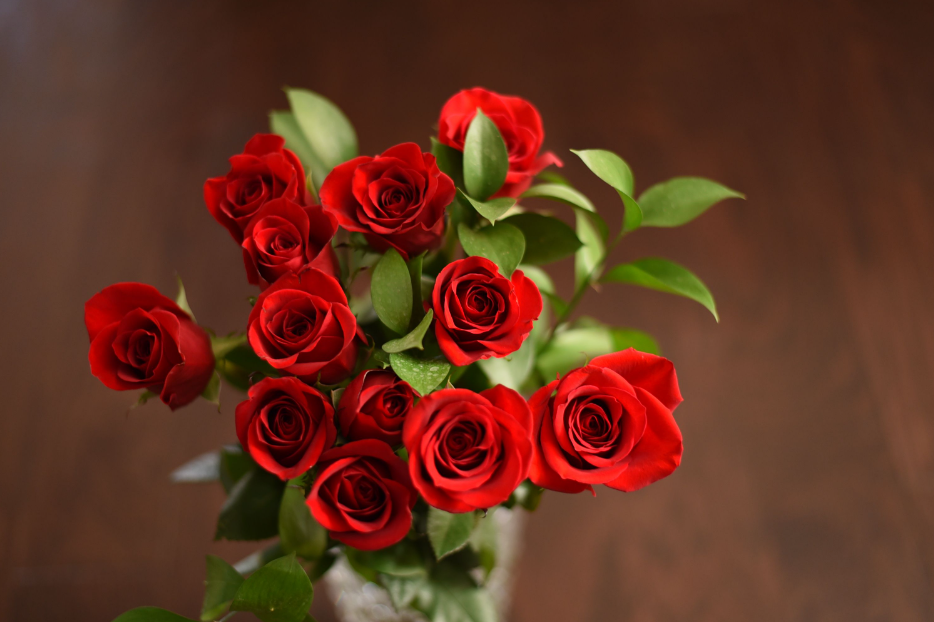
#> input picture testing/exp2/imgRef/xx.png, 934 x 622 px
$ python main.py
#> lines starting #> are read from the running program, lines starting #| are printed output that depends on the picture; after the words box and inside, x2 and y2 are one past the last pixel; in counts of white or black regions, pixels touching at a corner belong together
import cv2 as cv
import numpy as np

# wrap all this code in a function
def findImageMatches(baseImagePath, isolatedImagePath, thresholdVal, mode, lineColor = (0, 0, 255)):

    # define imgs as variables
#> called with baseImagePath = './imgRef/xx.png', isolatedImagePath = './imgRef/yy.png', thresholdVal = 0.3, mode = 'rectangles', lineColor = (0, 255, 0)
    baseImage = cv.imread(baseImagePath, cv.IMREAD_UNCHANGED)
#> baseImage is the input picture: shape (622, 934, 4); mean B, G, R, A 32.7, 51, 99.2, 255
    isolatedImage = cv.imread(isolatedImagePath, cv.IMREAD_UNCHANGED)
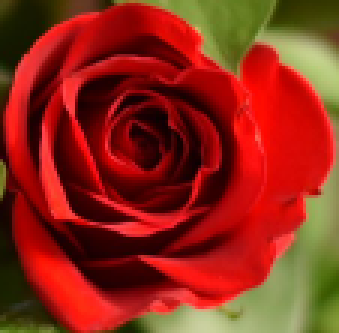
#> input picture testing/exp2/imgRef/yy.png, 113 x 111 px (shown 3 times larger)
#> isolatedImage is the input picture: shape (111, 113, 4); mean B, G, R, A 23.7, 40.8, 143.1, 255
    # save dimenshions of Pea Shooter img
    isolatedImageW = isolatedImage.shape[1]
#> isolatedImageW = 113
    isolatedImageH = isolatedImage.shape[0]
#> isolatedImageH = 111

    # set a threshold for matching accuracy
    threshold = thresholdVal

    # match isolatedImage against baseImage with 1 of the following methods
    # TM_CCOEFF, TM_CCOEFF_NORMED, TM_CCORR, TM_CCORR_NORMED, TM_SQDIFF, TM_SQDIFF_NORMED
    method = cv.TM_CCOEFF_NORMED
    result = cv.matchTemplate(baseImage, isolatedImage, method)
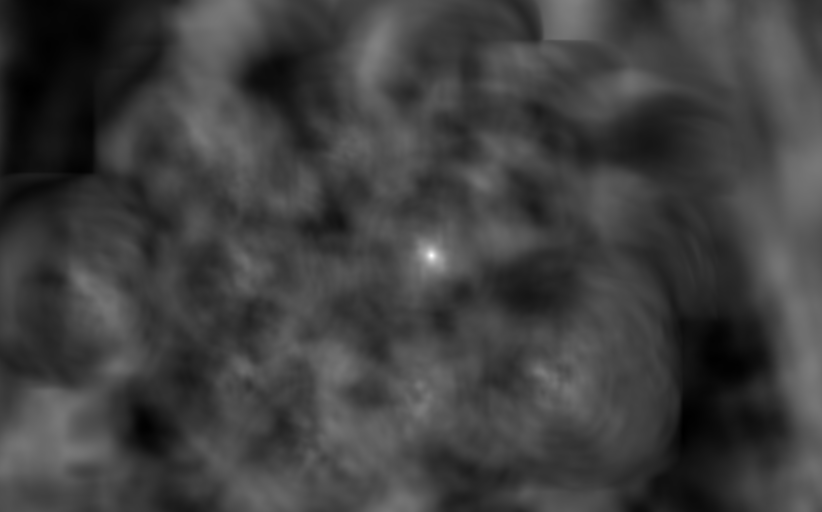
#> result: shape (512, 822) float32; min -0.349, max 1, mean -0.0115; drawn with min black and max white

    # Get all positions from the match result that exceed the threshold
    locations = np.where(result >= threshold)
#> locations = 1231 positions, rows 0 to 408, columns 369 to 580
    # refine the locations array to just return x and y coordinates of each matched location
    locations = list(zip(*locations[::-1]))
#> locations = 1231 pairs, first value 369 to 580, second value 0 to 408

    # create list of rectangles [x, y, w, h] (so they can be grouped together)
    rectangles = []
    for l in locations:
        rect = [int(l[0]), int(l[1]), isolatedImageW, isolatedImageH]
        # Add every box to the list twice in order to retain single (non-overlapping) boxes
        rectangles.append(rect)
        rectangles.append(rect)
#> this loop made 1231 passes
#> rect on passes 1 to 3: [559, 0, 113, 111], [560, 0, 113, 111], [561, 0, 113, 111]
#> after the loop, rectangles = 2462 items, first 6: [559, 0, 113, 111], [559, 0, 113, 111], [560, 0, 113, 111], [560, 0, 113, 111], [561, 0, 113, 111], [561, 0, 113, 111]

    # group rectangles that are close to each other where 3rd parameter controls how close together they must be to be grouped
    rectangles, weights = cv.groupRectangles(rectangles, 1, 0.5)
#> rectangles = [[569, 7, 113, 111], [376, 45, 113, 111], [431, 256, 113, 111], [542, 372, 113, 111], [421, 408, 113, 111]]; weights = [522, 408, 1526, 2, 4]

    points = []
    if len(rectangles):
        # set rect properties
        lineColor = lineColor # (B,G,R)
        lineThickness = 2
        lineType = cv.LINE_8
        markerColor = lineColor # (B,G,R)
        markerType = cv.MARKER_CROSS
        markerSize = 30
        markerThickness = 2

        # loop over each location
        for (x, y, w, h) in rectangles:

            if mode == "rectangles":
                # determine rect pos
                topLeft = (x, y)
                bottomRight = (x + w, y + h)
                # draw the box
                cv.rectangle(baseImage, topLeft, bottomRight, lineColor, lineThickness, lineType)

            elif mode == "points":
                # get center of rect
                centerX = x + int(w/2)
                centerY = y + int(h/2)
                # save points
                points.append((centerX, centerY))
                # draw the center point
                cv.drawMarker(baseImage, (centerX, centerY), markerColor, markerType, markerSize, markerThickness)
#> this loop made 5 passes
#> (x, y, bottomRight) on passes 1 to 5: (569, 7, (682, 118)), (376, 45, (489, 156)), (431, 256, (544, 367)), (542, 372, (655, 483)), (421, 408, (534, 519))
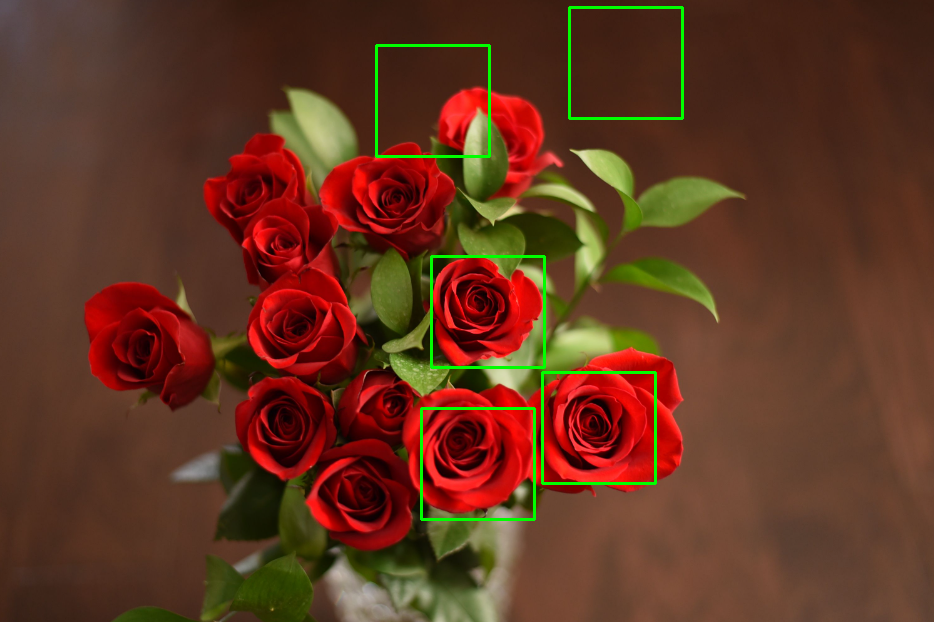
#> baseImage: shape (622, 934, 4); 1.15% of pixels changed, all inside (x1, y1, x2, y2) = (375, 6, 684, 521)
#> after the loop, points = []

        if mode:
            # display baseImage with matched data
            cv.imshow("Matched Image", baseImage)
            cv.waitKey()
            # save the image
            # cv.imwrite('result_click_point.jpg', haystack_img)


    else:
        print("Didn't find any matches")


# points = findImageMatches("./imgRef/PvZ.png", "./imgRef/peaShooter.png", thresholdVal = 0.7, mode = "points", lineColor = (255, 255, 0))
points = findImageMatches("./imgRef/xx.png", "./imgRef/yy.png", thresholdVal = 0.3, mode = "rectangles", lineColor = (0, 255, 0))
